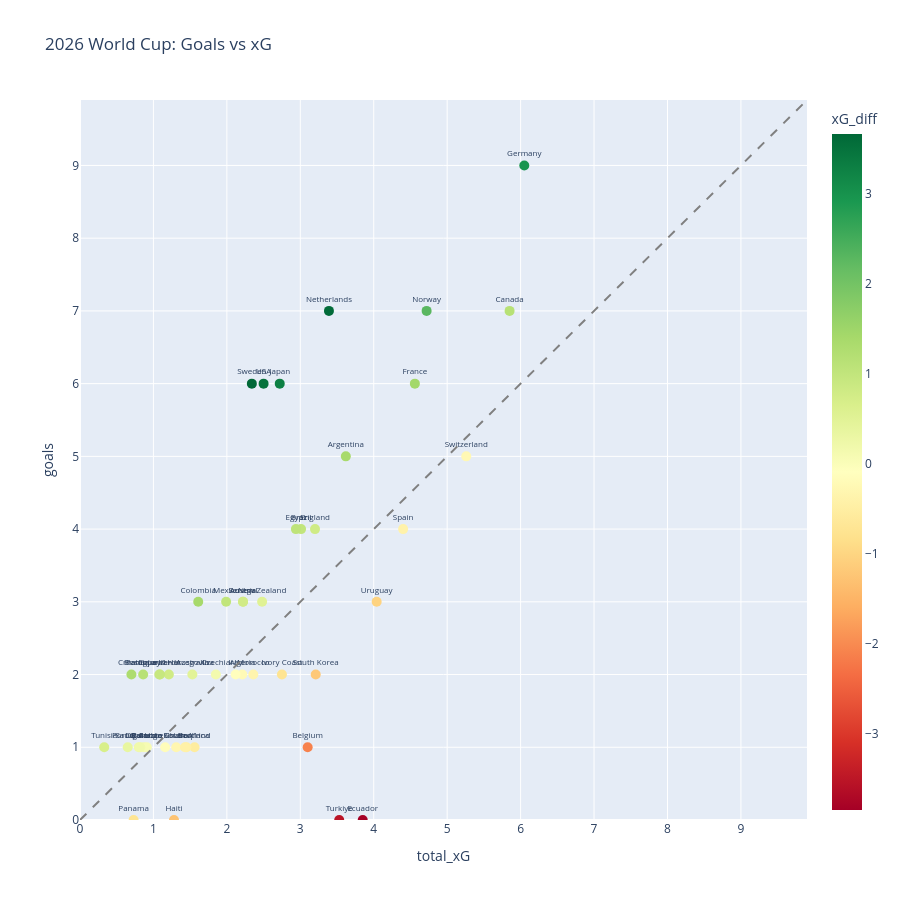

The code cell stored with this chart in its notebook:
### Code cell
import plotly.express as px

df['xG_diff'] = df['goals'] - df['total_xG']

fig = px.scatter(
    df, x='total_xG', y='goals', text='teamName',
    color='xG_diff', color_continuous_scale='RdYlGn',
    hover_data=['matches', 'total_shots', 'big_chances'],
    title='2026 World Cup: Goals vs xG'
)

max_val = max(df['goals'].max(), df['total_xG'].max()) * 1.1
fig.add_shape(type='line', x0=0, y0=0, x1=max_val, y1=max_val,
              line=dict(dash='dash', color='gray'))

fig.update_traces(textposition='top center', textfont_size=8, marker=dict(size=10))
fig.update_layout(xaxis_range=[0, max_val], yaxis_range=[0, max_val], width=900, height=900)
fig.show()

### Figure 1 — Plotly figure (JSON) as saved in the notebook; plotly's stock layout.template omitted (floating-point values rounded to 4 significant figures; data arrays with more than 128 entries replaced by an {"elided": "..."} marker saying what was removed)
{"data": [{"customdata": {"elided": "48x3 int values"}, "hovertemplate": "total_xG=%{x}<br>goals=%{y}<br>teamName=%{text}<br>matches=%{customdata[0]}<br>total_shots=%{customdata[1]}<br>big_chances=%{customdata[2]}<br>xG_diff=%{marker.color}<extra></extra>", "legendgroup": "", "marker": {"color": [0.8, 2.95, 1.15, -0.26, 2.28, 1.44, -0.4, -1.04, -3.85, 1.38, -3.53, 3.61, 1.39, -1.21, -2.1, 0.99, 1.06, -0.75, 3.28, -0.31, 3.5, 0.52, -0.36, 3.66, -0.16, 0.78, 0.78, -0.21, -0.12, 1.01, 0.15, 0.13, -0.56, 0.47, -0.73, -0.45, -0.43, 1.3, 0.35, -1.28, 0.79, 0.91, 0.92, 0.09, 1.14, 0.18, 0.2, 0.67], "coloraxis": "coloraxis", "size": 10, "symbol": "circle"}, "mode": "markers+text", "name": "", "orientation": "v", "showlegend": false, "text": ["England", "Germany", "Canada", "Switzerland", "Norway", "France", "Spain", "Uruguay", "Ecuador", "Argentina", "Turkiye", "Netherlands", "Colombia", "South Korea", "Belgium", "Brazil", "Egypt", "Ivory Coast", "Japan", "Ghana", "USA", "New Zealand", "Morocco", "Sweden", "Uzbekistan", "Senegal", "Austria", "Algeria", "Iran", "Mexico", "Czechia", "DR Congo", "Scotland", "Australia", "Panama", "South Africa", "Iraq", "Croatia", "Portugal", "Haiti", "Bosnia and Herzegovina", "Jordan", "Cape Verde", "Curacao", "Paraguay", "Qatar", "Saudi Arabia", "Tunisia"], "textfont": {"size": 8}, "textposition": "top center", "type": "scatter", "x": [3.2, 6.05, 5.85, 5.26, 4.72, 4.56, 4.4, 4.04, 3.85, 3.62, 3.53, 3.39, 1.61, 3.21, 3.1, 3.01, 2.94, 2.75, 2.72, 1.31, 2.5, 2.48, 2.36, 2.34, 1.16, 2.22, 2.22, 2.21, 2.12, 1.99, 1.85, 0.87, 1.56, 1.53, 0.73, 1.45, 1.43, 0.7, 0.65, 1.28, 1.21, 1.09, 1.08, 0.91, 0.86, 0.82, 0.8, 0.33], "xaxis": "x", "y": [4, 9, 7, 5, 7, 6, 4, 3, 0, 5, 0, 7, 3, 2, 1, 4, 4, 2, 6, 1, 6, 3, 2, 6, 1, 3, 3, 2, 2, 3, 2, 1, 1, 2, 0, 1, 1, 2, 1, 0, 2, 2, 2, 1, 2, 1, 1, 1], "yaxis": "y"}], "layout": {"coloraxis": {"autocolorscale": false, "colorbar": {"title": {"text": "xG_diff"}}, "colorscale": [[0, "rgb(165,0,38)"], [0.1, "rgb(215,48,39)"], [0.2, "rgb(244,109,67)"], [0.3, "rgb(253,174,97)"], [0.4, "rgb(254,224,139)"], [0.5, "rgb(255,255,191)"], [0.6, "rgb(217,239,139)"], [0.7, "rgb(166,217,106)"], [0.8, "rgb(102,189,99)"], [0.9, "rgb(26,152,80)"], [1, "rgb(0,104,55)"]]}, "height": 900, "legend": {"tracegroupgap": 0}, "shapes": [{"line": {"color": "gray", "dash": "dash"}, "type": "line", "x0": 0, "x1": 9.9, "y0": 0, "y1": 9.9}], "title": {"text": "2026 World Cup: Goals vs xG"}, "width": 900, "xaxis": {"anchor": "y", "domain": [0, 1], "range": [0, 9.9], "title": {"text": "total_xG"}}, "yaxis": {"anchor": "x", "domain": [0, 1], "range": [0, 9.9], "title": {"text": "goals"}}}}
